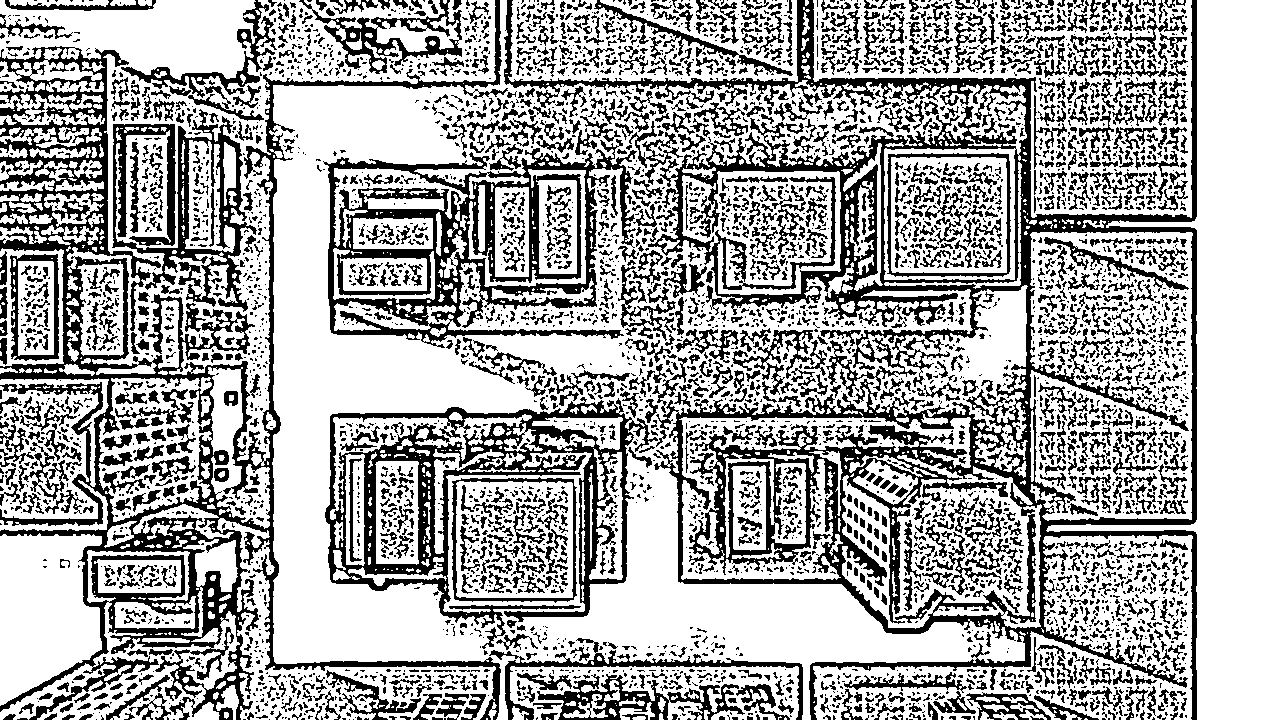
#> input picture AirPathSys/map_image/scene_fixed.png, 1280 x 720 px
$ python avoid_RRT.py
#> lines starting #> are read from the running program, lines starting #| are printed output that depends on the picture; after the words box and inside, x2 and y2 are one past the last pixel; in counts of white or black regions, pixels touching at a corner belong together
import matplotlib.pyplot as plt
import numpy as np
import cv2
import math
import sortedcontainers


# 树节点
class rrt_treenode():
    def __init__(self, value, parent=None, cost_from_start=0, dis_to_aim=0):
        self.value = value
        self.children = []
        self.cost = cost_from_start
        self.dis = dis_to_aim
        self.parent = parent

    def __lt__(self, other):
        return self.cost + self.dis < other.cost + other.dis

    def path(self):
        node, path_back = self, []
        while node:
            path_back.append(node.value)
            node = node.parent
        return list(reversed(path_back))


# 优先级队列
class PriorityQueue(object):
    def __init__(self):
        self._queue = sortedcontainers.SortedList([])

    def push(self, node):
        self._queue.add(node)

    def pop(self):
        return self._queue.pop(index=0)

    def size(self):
        return len(self._queue)


def A_star(root, eposilon):
    q = PriorityQueue()
    q.push(root)
    while q.size() != 0:
        node_curr = q.pop()
        for child in node_curr.children:
            if child.dis < eposilon:  # 到达目标
                return child.path()
            q.push(child)
    return []


def avoid_RRT(mymap, start, aim, p_sample, maxlimit, step, eposilon, isshow, Q_save):
    """
    :param mymap: 0-1二值化地图，0表示障碍物
    :param start: 起始点
    :param aim: 目标点
    :param p_sample: 随机采样概率
    :param maxlimit: 最大迭代次数
    :param step: 搜索步长
    :param eposilon: 误差上限
    :param isshow: 是否显示搜索结果
    :param Q_save: 安全距离
    :return: 储存有二维信息的航路点列表
    """

    def distance(A, B):
        return math.sqrt((A[0] - B[0]) ** 2 + (A[1] - B[1]) ** 2)

    start = np.array(start)
    aim = np.array(aim)
    mapsize = mymap.shape
    dir_save = []  # 安全距离计算
    for i in range(-Q_save, Q_save + 1):
        for j in range(-Q_save, Q_save + 1):
            if distance([i, j], [0, 0]) <= Q_save:
                dir_save.append(np.array([i, j]))

    tree_map = []
    for i in range(mapsize[0]):
        tree_map.append([])
        for j in range(mapsize[1]):
            if mymap[i][j] == 0:
                tree_map[i].append(0)
            else:
                tree_map[i].append(None)
    if tree_map[start[0]][start[1]] is None:
        root = rrt_treenode(start, dis_to_aim=distance(start, aim))
        tree_map[start[0]][start[1]] = root
    else:
        print("出发点处存在障碍物！")
        return []

    # 开始迭代
    p_record = [start]
    count = 0
    isArrive = False
    while count < maxlimit and not isArrive:
        # 获取采样点
        sample = [0, 0]
        while tree_map[sample[0]][sample[1]] is not None:
            if np.random.rand() < p_sample:
                sample = np.array([np.random.randint(0, mapsize[0]),
                                   np.random.randint(0, mapsize[1])])
            else:
                sample = aim

        min_dis = float('inf')
        p_curr = start
        for p_tmp in p_record:
            dis = distance(p_tmp, sample)
            if dis < min_dis:
                p_curr = p_tmp
                min_dis = dis

        # 向采样点前进，获取点p_next
        direction = (sample - p_curr) / np.linalg.norm((sample - p_curr))
        p_next = p_curr + direction * step

        # 判断p_next位置是否可行
        flag = False
        if 0 <= p_next[0] < mapsize[0] and 0 <= p_next[1] < mapsize[1] \
                and tree_map[int(p_next[0])][int(p_next[1])] is None:
            flag = True  # True表示该点可行

        if flag:
            for dir in dir_save:
                p_search = p_next + dir
                if not (0 <= p_search[0] < mapsize[0] and 0 <= p_search[1] < mapsize[1]
                        and tree_map[int(p_search[0])][int(p_search[1])] != 0):
                    flag = False
                    break

        if flag:
            d_next = distance(p_curr, p_next)
            direction = (p_next - p_curr) / np.linalg.norm((p_next - p_curr))
            for d_search in range(1, int(d_next) + 1):
                p_search = p_curr + d_search * direction
                if not (0 <= p_search[0] < mapsize[0] and 0 <= p_search[1] < mapsize[1]
                        and tree_map[int(p_search[0])][int(p_search[1])] != 0):
                    flag = False
                    break

        if flag:
            parenttree = tree_map[int(p_curr[0])][int(p_curr[1])]
            newtree = rrt_treenode(p_next, parent=parenttree,
                                   cost_from_start=parenttree.cost + step,
                                   dis_to_aim=distance(p_next, aim))
            tree_map[int(p_next[0])][int(p_next[1])] = newtree
            parenttree.children.append(newtree)
            p_record.append(p_next)

            plt.plot(p_next[0], p_next[1], 'o', c='blue')
            plt.plot([p_curr[0], p_next[0]], [p_curr[1], p_next[1]], c='green')
            e = newtree.dis
            if e < eposilon:
                isArrive = True

        count += 1

    # 绘制地图
    plt.axis('equal')
    plt.xlim(0, mapsize[0])
    plt.ylim(0, mapsize[1])
    plt.imshow(mymap.T)
    plt.plot(start[0], start[1], 'x', c='y')
    plt.plot(aim[0], aim[1], 'x', c='m')

    # 未到达目标
    if not isArrive:
        if isshow:
            plt.show()
        return []

    # A*搜索最优路径
    path = A_star(root, eposilon)

    # 绘制路径
    if isshow:
        path_plot = np.array(path).T
        plt.plot(path_plot[0], path_plot[1], c='red')
        plt.show()

    return path


if __name__ == "__main__":
    img = cv2.imread('../map_image/scene_fixed.png')
#> img is the input picture: shape (720, 1280, 3); 66.7% white; 4821 black regions (3271 under 20 px), largest, box (x1, y1, x2, y2) and area: (504, 0, 1197, 720) 65882, (0, 0, 508, 720) 44673, (323, 139, 637, 348) 19073
    gray = cv2.cvtColor(img, cv2.COLOR_BGR2GRAY)
    retval, mymap = cv2.threshold(gray, 0, 255, cv2.THRESH_OTSU)
#> retval = 0
    mymap = cv2.dilate(mymap, None, iterations=1).T
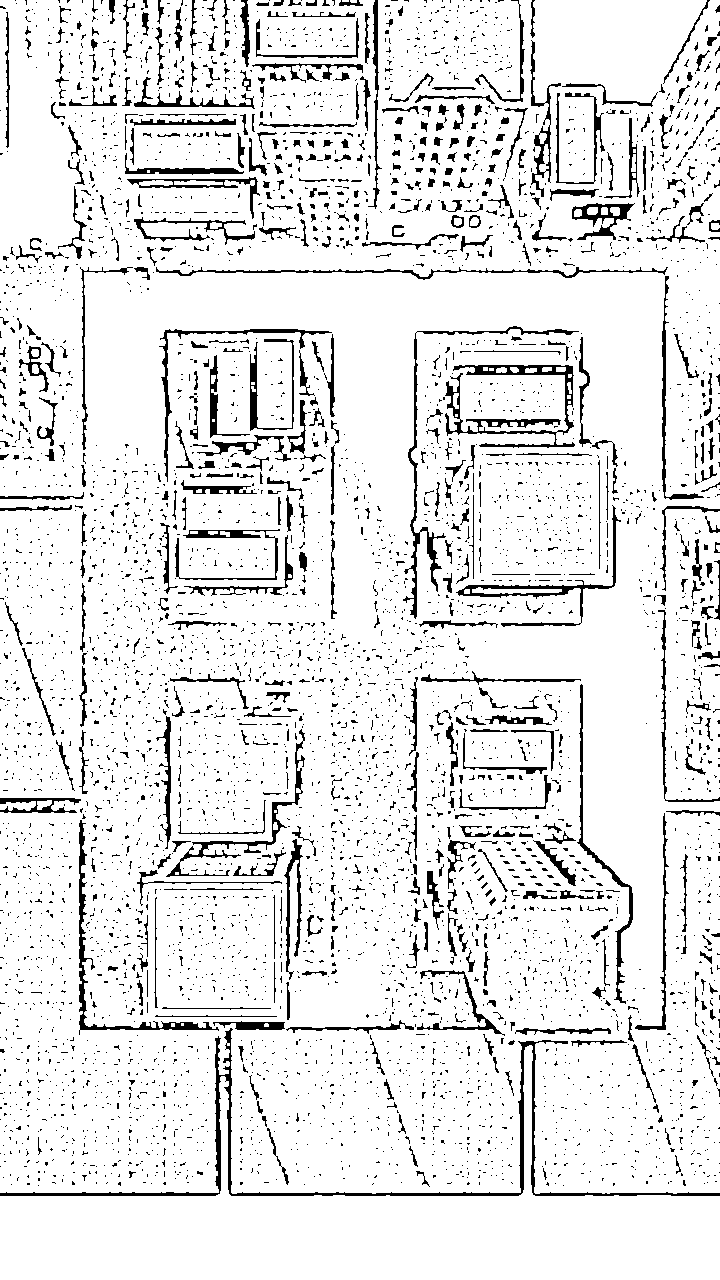
#> mymap: shape (1280, 720); 90.5% white; 5233 black regions (4664 under 20 px), largest, box (x1, y1, x2, y2) and area: (0, 1028, 720, 1196) 4351, (445, 365, 575, 448) 2416, (403, 326, 579, 619) 1716
    mymap = cv2.erode(mymap, None, iterations=4) / 255
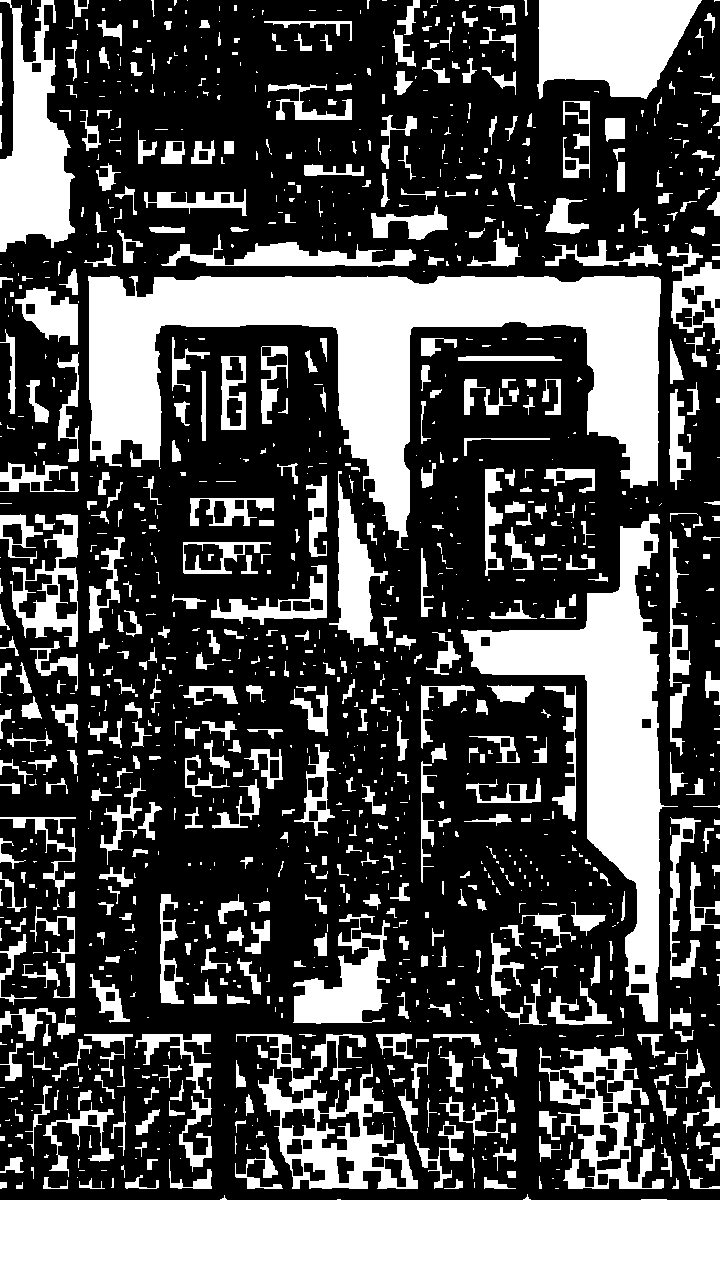
#> mymap: shape (1280, 720) float64; values 0 (black) and 1 (white), 32.4% white; 1278 white regions (716 under 20 px), largest, box (x1, y1, x2, y2) and area: (0, 1194, 720, 1280) 57662, (88, 276, 661, 548) 57008, (461, 514, 678, 1022) 29081
    path = []

    # 优化后的路径规划
    while len(path) == 0:
#> (the run stopped early here; a loop or call above may not have finished)
